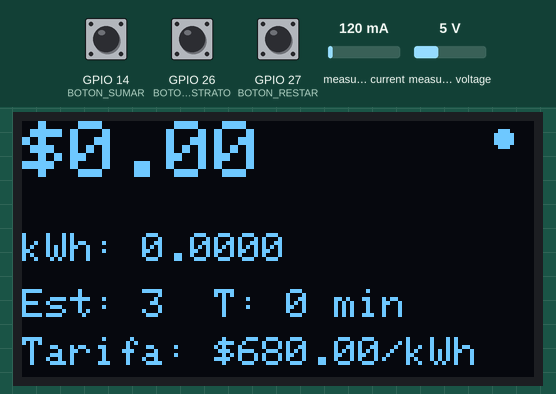
The sketch below on a simulated ESP32. On the bench: 128×64 one-colour display. Inputs (shaded band) come from the test bench; at power-on: GPIO 26 (BOTON_ESTRATO) HIGH, GPIO 14 (BOTON_SUMAR) HIGH, GPIO 27 (BOTON_RESTAR) HIGH, measured current 120 mA, measured voltage 5 V. WiFi joins after 1.5 s; servers stay silent unless stated; uploads are accepted with an empty reply; what the sketch prints to the serial monitor is not drawn.

Above: at 8.6 s.
8.7 s: GPIO 26 (BOTON_ESTRATO) pulled LOW for 1 s
At 12.4 s:
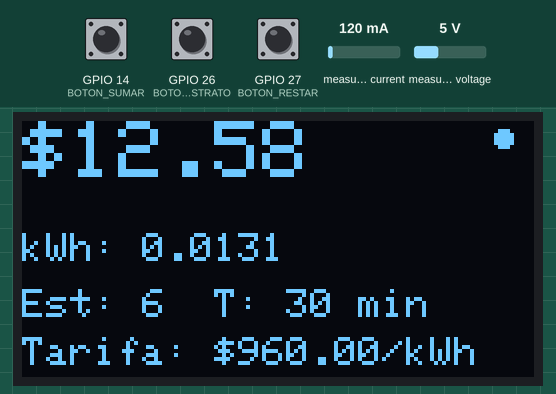
12.7 s: GPIO 14 (BOTON_SUMAR) pulled LOW for 3.2 s
At 13.58 s:
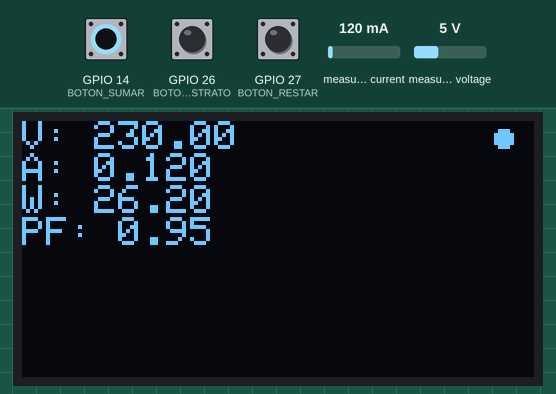
17.4 s: GPIO 14 (BOTON_SUMAR) pulled LOW for 1 s
At 19.7 s:
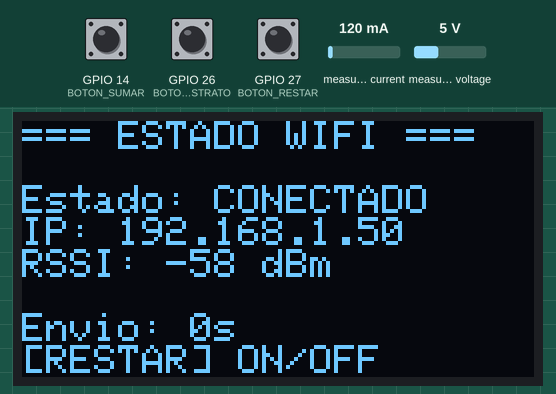
21.4 s: GPIO 27 (BOTON_RESTAR) pulled LOW for 0.25 s
At 22.2 s:
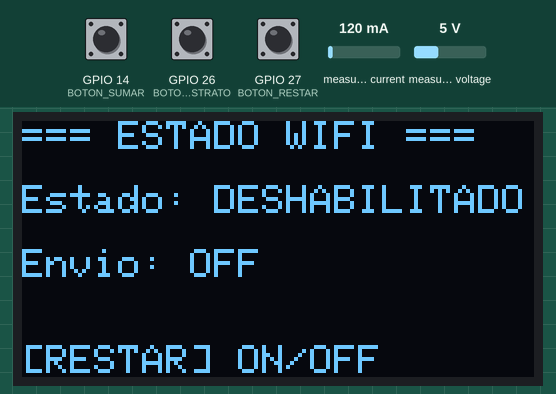
23.1 s: GPIO 14 (BOTON_SUMAR) pulled LOW for 0.25 s
At 25.5 s:
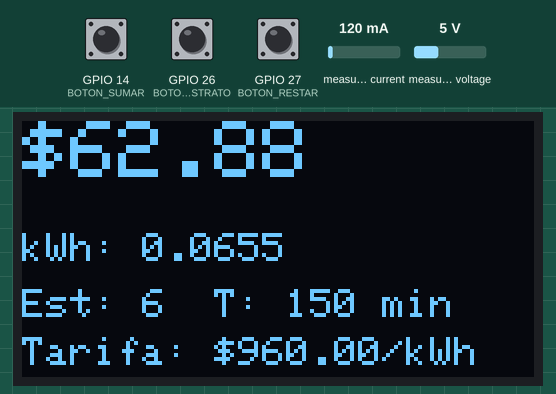
26.3 s: GPIO 26 (BOTON_ESTRATO) pulled LOW for 0.25 s
At 29.4 s:
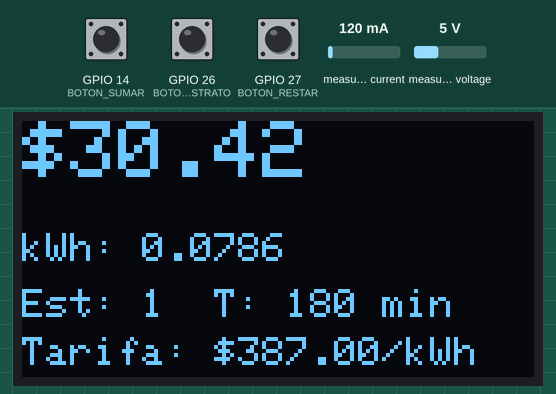
Timing chart, 0 to 30.5 s (numbered marks = the images above; inputs shaded):
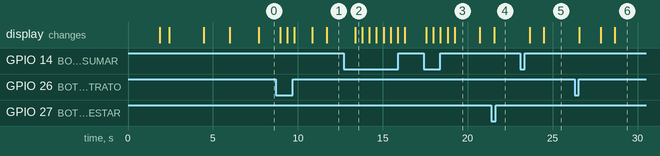

The sketch:

Codigo_Wifi_Estratos_1.ino
```cpp
#include <WiFi.h>
#include <HTTPClient.h>
#include <PZEM004Tv30.h>
#include <SPI.h>
#include <Adafruit_GFX.h>
#include <Adafruit_SSD1306.h>

// ----------------- CONFIGURACIÓN WIFI -------------------
const char* ssid = "";
const char* password = "";
const char* serverUrl = "https://smart-energy-unal.onrender.com/api/measurements";

const unsigned long intervalMs = 10000; // Intervalo de envío (10 segundos)
unsigned long previousMillis = 0;

bool wifiHabilitado = true;
bool wifiConectado = false;
unsigned long ultimoIntentoWifi = 0;

// ---------- CONFIGURACIÓN PANTALLA OLED 7 PINES ----------
#define ANCHO 128
#define ALTO 64

#define PIN_MOSI 23
#define PIN_CLK  18
#define PIN_DC   16
#define PIN_RESET 17
#define PIN_CS   5

Adafruit_SSD1306 display(ANCHO, ALTO, &SPI, PIN_DC, PIN_RESET, PIN_CS);

// ---------- CONFIGURACIÓN PZEM004T-V3 ----------
PZEM004Tv30 pzem(Serial2, 21, 22); // RX=21, TX=22 ESP32

bool pzemOK = false;
unsigned long ultimoIntentoPZEM = 0;

// ---------- BOTONES ----------
#define BOTON_SUMAR 14
#define BOTON_RESTAR 27
#define BOTON_ESTRATO 26  // NUEVO: Botón exclusivo para cambiar estrato

// ---------- VARIABLES ----------
int estrato = 3;
float tarifas[7] = {0, 387, 484, 680, 800, 960, 960}; // Estratos 1-6 (Costos reporte enel Noviembre 2025 Bogotá)

float energia_kWh_real = 0;       // energía real acumulada (cada 1s)
float energia_kWh_acumulada = 0;  // energía proyectada (tiempo simulado)

int modo = 0;
unsigned long presionadoDesde = 0;

// Tiempo simulado (minutos)
unsigned long tiempoSimuladoMin = 0;
unsigned long ultimoTiempoSimulado = 0;

// Acumulación real
unsigned long ultimoAcumulo = 0;

// Variables para debounce mejorado
unsigned long ultimaPulsacionSumar = 0;
unsigned long ultimaPulsacionRestar = 0;
unsigned long ultimaPulsacionEstrato = 0;
const unsigned long debounceDelay = 250;

// Indicador visual de cambio de estrato
bool estratoCambiado = false;
unsigned long tiempoMostrarEstrato = 0;

// ---------- FUNCIONES ----------
bool botonPresionadoLargo(int pin) {
  if (digitalRead(pin) == LOW) {
    if (presionadoDesde == 0) presionadoDesde = millis();
    if (millis() - presionadoDesde >= 3000) {
      presionadoDesde = 0;
      return true;
    }
  } else presionadoDesde = 0;
  return false;
}

bool botonPresionado(int pin, unsigned long &ultimaPulsacion) {
  if (digitalRead(pin) == LOW) {
    if (millis() - ultimaPulsacion > debounceDelay) {
      ultimaPulsacion = millis();
      return true;
    }
  }
  return false;
}

void clean() {
  display.clearDisplay();
  display.setTextColor(SSD1306_WHITE);
  display.setCursor(0, 0);
}

//Mostrar indicador de estrato en todos los menús
void mostrarIndicadorEstrato() {
  // Mostrar indicador por 2 segundos después del cambio
  if (estratoCambiado && millis() - tiempoMostrarEstrato < 2000) {
    // Cuadro en la esquina inferior izquierda
    display.fillRect(0, 52, 35, 12, SSD1306_WHITE);
    display.setTextColor(SSD1306_BLACK);
    display.setCursor(3, 54);
    display.setTextSize(1);
    display.print("E:");
    display.print(estrato);
    display.setTextColor(SSD1306_WHITE);
  } else if (millis() - tiempoMostrarEstrato >= 2000) {
    estratoCambiado = false;
  }
}

void conectarWifi() {
  if (!wifiHabilitado) return;

  display.clearDisplay();
  display.setCursor(0, 0);
  display.setTextSize(1);
  display.println("Conectando WiFi...");
  display.display();

  Serial.println("\n=== Conectando WiFi ===");
  WiFi.mode(WIFI_STA);
  WiFi.begin(ssid, password);

  unsigned long start = millis();
  while (WiFi.status() != WL_CONNECTED && millis() - start < 10000) {
    delay(500);
    Serial.print(".");
  }

  if (WiFi.status() == WL_CONNECTED) {
    wifiConectado = true;
    Serial.println("\n✅ WiFi conectado!");
    Serial.print("IP: ");
    Serial.println(WiFi.localIP());

    display.clearDisplay();
    display.setCursor(0, 0);
    display.setTextSize(1);
    display.println("WiFi Conectado!");
    display.print("IP: ");
    display.println(WiFi.localIP());
    display.display();
    delay(1500);
  } else {
    wifiConectado = false;
    Serial.println("\n❌ WiFi NO conectado");
    display.clearDisplay();
    display.setCursor(0, 0);
    display.println("WiFi: Sin conexion");
    display.display();
    delay(1500);
  }
}

void verificarWifi() {
  if (!wifiHabilitado) {
    if (wifiConectado) {
      WiFi.disconnect();
      wifiConectado = false;
      Serial.println("WiFi deshabilitado por usuario");
    }
    return;
  }

  // Reintentar cada 30 segundos si no está conectado
  if (WiFi.status() != WL_CONNECTED && millis() - ultimoIntentoWifi > 30000) {
    ultimoIntentoWifi = millis();
    Serial.println("WiFi desconectado. Reconectando...");
    WiFi.disconnect();
    WiFi.begin(ssid, password);

    int intentos = 0;
    while (WiFi.status() != WL_CONNECTED && intentos < 20) {
      delay(500);
      Serial.print(".");
      intentos++;
    }

    if (WiFi.status() == WL_CONNECTED) {
      wifiConectado = true;
      Serial.println("\n✅ WiFi reconectado!");
    } else {
      wifiConectado = false;
    }
  }
}

void enviarDatos(float v, float c, float p, float pf) {
  if (!wifiHabilitado || !wifiConectado) return;

  unsigned long now = millis();
  if (now - previousMillis < intervalMs) return;
  previousMillis = now;

  if (WiFi.status() != WL_CONNECTED) {
    Serial.println("⚠️ WiFi NO conectado, no se envía.");
    wifiConectado = false;
    return;
  }

  float energia_total_pzem = pzem.energy();
  if (isnan(energia_total_pzem)) energia_total_pzem = 0;

  String payload = "{";
  payload += "\"device_id\": \"esp32_pzem\",";
  payload += "\"voltage\": " + String(v, 2) + ",";
  payload += "\"current\": " + String(c, 2) + ",";
  payload += "\"power\": " + String(p, 2) + ",";
  payload += "\"energy\": " + String(energia_total_pzem, 3);
  payload += "}";

  HTTPClient http;
  http.begin(serverUrl);
  http.setTimeout(5000);
  http.addHeader("Content-Type", "application/json");

  Serial.print("📤 Enviando datos: ");
  Serial.println(payload);

  int httpResponseCode = http.POST(payload);
  Serial.print("HTTP code: ");
  Serial.println(httpResponseCode);

  if (httpResponseCode > 0) {
    Serial.println("Respuesta servidor:");
    Serial.println(http.getString());
  } else {
    Serial.print("❌ Error POST: ");
    Serial.println(httpResponseCode);
  }

  http.end();
}

// ---------- SETUP ----------
void setup() {
  pinMode(BOTON_SUMAR, INPUT_PULLUP);
  pinMode(BOTON_RESTAR, INPUT_PULLUP);
  pinMode(BOTON_ESTRATO, INPUT_PULLUP);

  Serial.begin(115200);

  // Inicializar pantalla
  display.begin(SSD1306_SWITCHCAPVCC);
  display.clearDisplay();
  display.setTextSize(2);
  display.setCursor(0, 20);
  display.println("Cargando...");
  display.display();
  delay(800);

  // Inicializar Serial2 para PZEM
  Serial2.begin(9600, SERIAL_8N1, 21, 22);
  delay(1000);

  // Probar comunicación con PZEM
  display.clearDisplay();
  display.setCursor(0, 0);
  display.setTextSize(1);
  display.println("Probando PZEM...");
  display.display();

  Serial.println("\n=== Probando PZEM ===");
  float testVolt = pzem.voltage();
  delay(500);

  if (!isnan(testVolt) && testVolt > 0) {
    pzemOK = true;
    Serial.println("✅ PZEM OK!");
    display.println("PZEM: OK");
  } else {
    pzemOK = false;
    Serial.println("❌ PZEM NO responde");
    Serial.println("Revisa conexiones RX/TX");
    display.println("PZEM: ERROR");
    display.println("Revisar cables!");
  }
  display.display();
  delay(2000);

  // Conectar WiFi
  conectarWifi();

  ultimoAcumulo = millis();
  ultimoTiempoSimulado = millis();
}

// ---------- LOOP ----------
void loop() {

  // Verificar y mantener WiFi
  verificarWifi();

  // Reintentar PZEM cada 10 segundos si no funciona
  if (!pzemOK && millis() - ultimoIntentoPZEM > 10000) {
    ultimoIntentoPZEM = millis();
    float testVolt = pzem.voltage();
    if (!isnan(testVolt) && testVolt > 0) {
      pzemOK = true;
      Serial.println("✅ PZEM reconectado!");
    } else {
      Serial.println("⚠️ PZEM aún sin responder...");
    }
  }

  // ---- Detectar cambio de estrato desde cualquier menú ----
  if (botonPresionado(BOTON_ESTRATO, ultimaPulsacionEstrato)) {
    estrato++;
    if (estrato > 6) estrato = 1;

    // Activar indicador visual
    estratoCambiado = true;
    tiempoMostrarEstrato = millis();

    Serial.print("📊 Estrato cambiado a: ");
    Serial.println(estrato);
  }

  // ---- Lectura PZEM con validación ----
  float volt = 0, amp = 0, watt = 0, pf = 0;

  if (pzemOK) {
    volt = pzem.voltage();
    delay(50);
    amp = pzem.current();
    delay(50);
    watt = pzem.power();
    delay(50);
    pf = pzem.pf();

    if (isnan(volt) || isnan(amp)) {
      pzemOK = false;
      Serial.println("⚠️ Lectura PZEM falló");
    }
  }

  if (isnan(volt)) volt = 0;
  if (isnan(amp)) amp = 0;
  if (isnan(watt)) watt = 0;
  if (isnan(pf)) pf = 0;

  // ---- Acumulación real (cada 1s) ----
  if (millis() - ultimoAcumulo >= 1000) {
    ultimoAcumulo = millis();
    energia_kWh_real += (watt / 1000.0) * (1.0 / 3600.0);
  }

  // ---- Tiempo simulado + acumulación proyectada ----
  if (millis() - ultimoTiempoSimulado >= 3000) {
    ultimoTiempoSimulado = millis();
    tiempoSimuladoMin += 30;

    float energiaInstantanea = watt * (30.0 / 60.0) / 1000.0;
    energia_kWh_acumulada += energiaInstantanea;
  }

  float consumo_kWh_proyectado = energia_kWh_acumulada;
  float costo_proyectado = consumo_kWh_proyectado * tarifas[estrato];

  // ---- ENVIAR DATOS POR WIFI ----
  enviarDatos(volt, amp, watt, pf);

  // ---- Pulsación larga → volver al menú 0 ----
  if (botonPresionadoLargo(BOTON_SUMAR) || botonPresionadoLargo(BOTON_RESTAR)) {
    modo = 0;
  }

  // ============================================================
  // ======================     MENÚS     ========================
  // ============================================================
  switch (modo) {

    // ------------------ MENÚ 0: COSTO ------------------
    case 0:
      if (botonPresionado(BOTON_SUMAR, ultimaPulsacionSumar)) {
        modo = 1;
      }

      clean();
      display.setTextSize(2);
      display.print("$");
      display.println(costo_proyectado, 2);

      display.setTextSize(1);
      display.setCursor(0, 28);
      display.print("kWh: ");
      display.println(consumo_kWh_proyectado, 4);

      display.setCursor(0, 42);
      display.print("Est: ");
      display.print(estrato);
      display.print("  T: ");
      display.print(tiempoSimuladoMin);
      display.println(" min");

      display.setCursor(0, 54);
      display.print("Tarifa: $");
      display.print(tarifas[estrato]);
      display.print("/kWh");

      // Indicador de WiFi
      if (wifiConectado && wifiHabilitado) {
        display.fillCircle(120, 4, 2, SSD1306_WHITE);
      }

      // Mostrar indicador de cambio de estrato
      mostrarIndicadorEstrato();

      // Alerta PZEM
      if (!pzemOK) {
        display.setCursor(0, 56);
        display.print("!PZEM ERROR!");
      }

      display.display();
      break;

    // ------------------ MENÚ 1: DATOS PZEM ------------------
    case 1:
      if (botonPresionado(BOTON_SUMAR, ultimaPulsacionSumar)) {
        modo = 2;
      }
      clean();
      display.setTextSize(1);
      display.print("V: ");
      display.println(volt, 2);
      display.print("A: ");
      display.println(amp, 3);
      display.print("W: ");
      display.println(watt, 2);
      display.print("PF: ");
      display.println(pf, 2);

      // Indicador de WiFi
      if (wifiConectado && wifiHabilitado) {
        display.fillCircle(120, 4, 2, SSD1306_WHITE);
      }

      // Mostrar indicador de cambio de estrato
      mostrarIndicadorEstrato();

      if (!pzemOK) {
        display.setCursor(0, 56);
        display.print("!PZEM ERROR!");
      }

      display.display();
      break;

    // ------------------ MENÚ 2: ESTIMACIÓN MENSUAL ------------------
    case 2: {
      if (botonPresionado(BOTON_SUMAR, ultimaPulsacionSumar)) {
        modo = 3;
      }

      float kWh_mes = (watt / 1000.0) * 24.0 * 30.0;
      float costo_mes = kWh_mes * tarifas[estrato];

      clean();
      display.setTextSize(1);
      display.println("Estimacion mensual");

      display.print("kWh mes: ");
      display.println(kWh_mes, 2);

      display.print("Costo mes: $");
      display.println(costo_mes, 0);

      display.print("Acum real: ");
      display.println(energia_kWh_real, 3);

      display.print("Acum proj: ");
      display.println(energia_kWh_acumulada, 3);

      if (wifiConectado && wifiHabilitado) {
        display.fillCircle(120, 4, 2, SSD1306_WHITE);
      }

      // Mostrar indicador de cambio de estrato
      mostrarIndicadorEstrato();

      if (!pzemOK) {
        display.setCursor(0, 56);
        display.print("!PZEM ERROR!");
      }

      display.display();
      break;
    }

    // ------------------ MENÚ 3: ESTADO WIFI ------------------
    case 3: {
      if (botonPresionado(BOTON_SUMAR, ultimaPulsacionSumar)) {
        modo = 0;
      }
      if (botonPresionado(BOTON_RESTAR, ultimaPulsacionRestar)) {
        wifiHabilitado = !wifiHabilitado;
        if (wifiHabilitado && !wifiConectado) {
          conectarWifi();
        }
      }

      clean();
      display.setTextSize(1);
      display.println("=== ESTADO WIFI ===");
      display.println();

      display.print("Estado: ");
      if (wifiHabilitado) {
        if (wifiConectado) {
          display.println("CONECTADO");
          display.print("IP: ");
          display.println(WiFi.localIP());
          display.print("RSSI: ");
          display.print(WiFi.RSSI());
          display.println(" dBm");
        } else {
          display.println("DESCONECTADO");
          display.println("Intentando...");
        }
      } else {
        display.println("DESHABILITADO");
      }

      display.println();
      display.print("Envio: ");
      if (wifiHabilitado && wifiConectado) {
        int segundos = (intervalMs - (millis() - previousMillis)) / 1000;
        if (segundos < 0) segundos = 0;
        display.print(segundos);
        display.println("s");
      } else {
        display.println("OFF");
      }

      // Mostrar indicador de cambio de estrato
      mostrarIndicadorEstrato();

      display.setCursor(0, 56);
      display.print("[RESTAR] ON/OFF");

      display.display();
      break;
    }
  }

  delay(200);
}
```

Measured:
- after the input at 8.7 s, the display: first changes after 0.26 s (image 1 shows a later state)
- after the input at 12.7 s, the display: changes after 0.67 s (image 2)
- after the input at 17.4 s, the display: first differs from a run without the input after 0.58 s (image 3 shows a later state)
- after the input at 21.4 s, the display: changes after 0.16 s (image 4)
- after the input at 23.1 s, the display: first changes after 0.55 s (image 5 shows a later state)
- after the input at 26.3 s, the display: first changes after 0.28 s (image 6 shows a later state)
- what the display in image 2 shows lasts 0.4 s, from 13.4 s to 13.8 s
